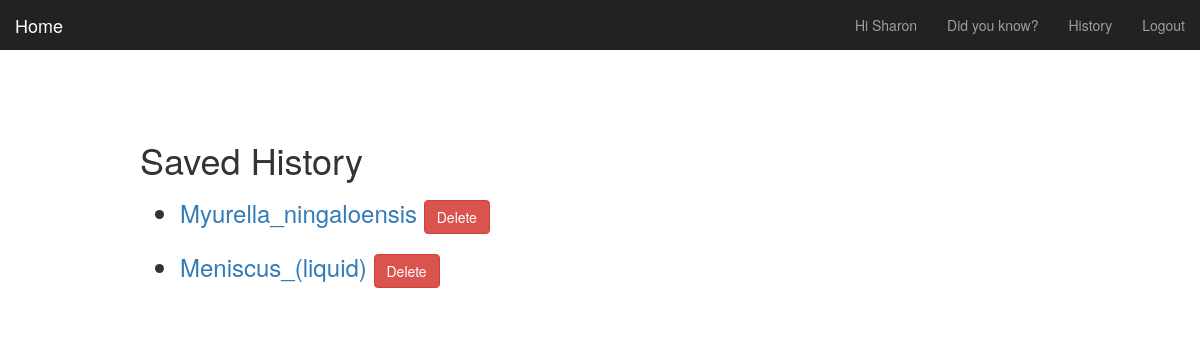
/random_links/by/Sharon/ (signed in), run on an earlier commit of the app's database.
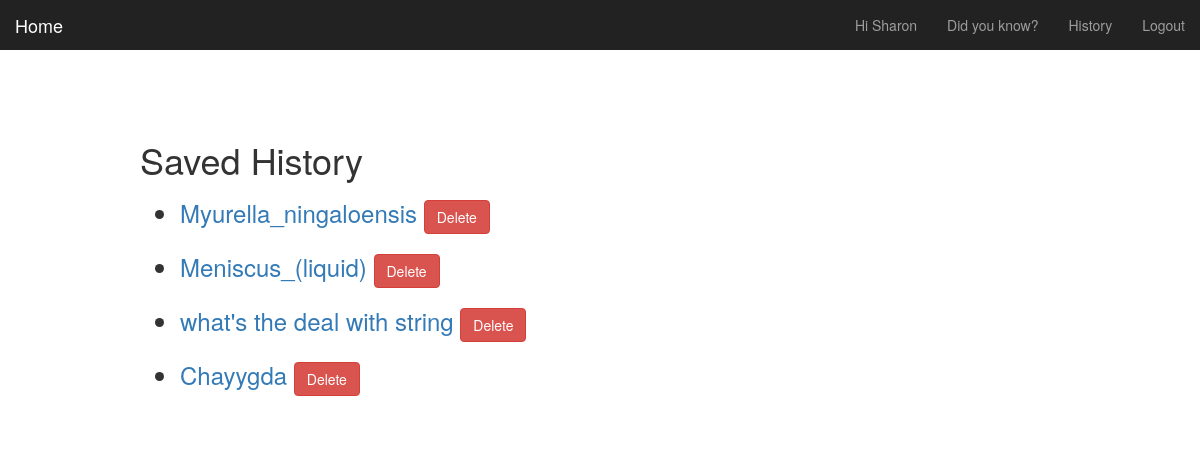
And on a later commit of the database.
### random_links/models.py (models this page shows, shortened)
class Random_Link(models.Model):
    user = models.ForeignKey(User, related_name="random_links", on_delete = models.CASCADE)
    title = models.CharField(max_length=255)
    url = models.URLField()
    created_at = models.DateTimeField(auto_now=True)
    def __str__(self):
        return self.title
    class Meta:
        unique_together= ["user", "url"]

### random_links/views.py (the view)
# urls.py: url(r'^by/(?P<username>[-\w]+)/$', views.RandomLinksListView.as_view(), name='list'),
class RandomLinksListView(LoginRequiredMixin, generic.ListView ):
    context_object_name = "links"
    model= models.Random_Link
    template_name = "random_links/random_links_list.html"
    login_url = 'accounts:login'
    def get_queryset(self):
        try:
            self.save_user = User.objects.prefetch_related("random_links").get(
                username__iexact=self.kwargs.get("username")
            )
        except User.DoesNotExist:
            raise Http404
        else:
            return self.save_user.random_links.all()

### random_links/templates/random_links/random_links_list.html (shortened to what this page needs)
{% extends "layout.html" %}
{% load static from staticfiles %}
{% block body_content %}
<h1>
	Saved History
</h1>
<ul>
	{% for link in links %}
	<h3>
		<li><a href="{{link.url}}" target="_blank">{{ link }}</a>
			<a href="{% url 'random_links:delete' pk=link.pk %}" class="btn btn-danger">Delete</a>
		</li>
	</h3>
{% empty %}
    <h3> No history yet.</h3>
{% endfor %}
</ul>
{% endblock %}

### templates/layout.html (shortened to what this page needs)
{% load static from staticfiles %}
<!DOCTYPE html>
<html lang="en">
    <head>
        {% load static from staticfiles %}
        <link rel="stylesheet" href="https://maxcdn.bootstrapcdn.com/bootstrap/3.3.6/css/bootstrap.min.css">
        <link rel="stylesheet" href="{% static 'css/layout.css' %}">
    </head>
    <body>
        <nav class="navbar navbar-inverse navbar-fixed-top">
            <div class="container-fluid">
                <div class="navbar-header">
                    <a class="navbar-brand" href="{% url 'home' %}">Home</a>
                </div>
                <div id="navbar" class="navbar-collapse collapse">
                {% if user.is_authenticated %}
                    <ul class="nav navbar-nav navbar-right">
                    	<li><a>Hi {{ user.username }}</a></li>
						<li><a href="{% url 'random_links:detail' %}">Did you know?</a></li>
                        <li><a href="{% url 'random_links:list' username=user.username %}">History</a></li>
                        <li><a href="{% url 'accounts:logout' %}" >Logout</a></li>
                    </ul>
                    {% endif %}
                </div>
            </div>
        </nav>
        <div class="container-fluid">
            <div class="row">
                <div class="col-sm-20 col-sm-offset-10 col-md-10 col-md-offset-1 main">
                    {% block body_content %}{% endblock %}
                </div>
            </div>
        </div>
     </body>
</html>

### assets/css/layout.css (style rules this page uses)
body { padding-top: 100px; }
.navbar-fixed-top { border: 0; }
.main { padding: 20px; }
@media (min-width: 768px) { .main { padding-right: 40px; padding-left: 40px; } }

What changed in the data, as far as the page shows it:
added Random_Link: title "what's the deal with string"
added Random_Link: title "Chayygda"
